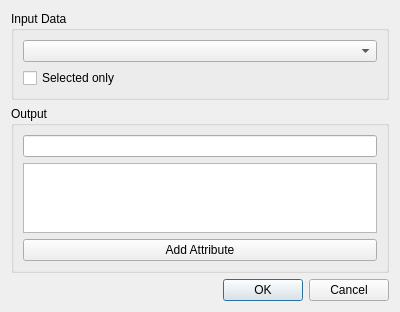
<?xml version="1.0" encoding="UTF-8"?>
<ui version="4.0">
 <class>GUIAddDatatoNewView</class>
 <widget class="QDialog" name="GUIAddDatatoNewView">
  <property name="geometry">
   <rect>
    <x>0</x>
    <y>0</y>
    <width>400</width>
    <height>307</height>
   </rect>
  </property>
  <property name="windowTitle">
   <string>Dialog</string>
  </property>
  <layout class="QVBoxLayout" name="verticalLayout">
   <item>
    <widget class="QGroupBox" name="groupBox">
     <property name="title">
      <string>Input Data</string>
     </property>
     <layout class="QVBoxLayout" name="verticalLayout_3">
      <item>
       <widget class="QComboBox" name="comboBox_views"/>
      </item>
      <item>
       <widget class="QCheckBox" name="checkBox_onlySelected">
        <property name="text">
         <string>Selected only</string>
        </property>
       </widget>
      </item>
     </layout>
    </widget>
   </item>
   <item>
    <widget class="QGroupBox" name="groupBox_2">
     <property name="title">
      <string>Output</string>
     </property>
     <layout class="QVBoxLayout" name="verticalLayout_2">
      <item>
       <widget class="QLineEdit" name="lineEdit"/>
      </item>
      <item>
       <widget class="QListWidget" name="listWidget"/>
      </item>
      <item>
       <widget class="QPushButton" name="pushButton">
        <property name="text">
         <string>Add Attribute</string>
        </property>
       </widget>
      </item>
     </layout>
    </widget>
   </item>
   <item>
    <widget class="QDialogButtonBox" name="buttonBox">
     <property name="orientation">
      <enum>Qt::Horizontal</enum>
     </property>
     <property name="standardButtons">
      <set>QDialogButtonBox::Cancel|QDialogButtonBox::Ok</set>
     </property>
    </widget>
   </item>
  </layout>
 </widget>
 <resources/>
 <connections>
  <connection>
   <sender>buttonBox</sender>
   <signal>accepted()</signal>
   <receiver>GUIAddDatatoNewView</receiver>
   <slot>accept()</slot>
   <hints>
    <hint type="sourcelabel">
     <x>248</x>
     <y>254</y>
    </hint>
    <hint type="destinationlabel">
     <x>157</x>
     <y>274</y>
    </hint>
   </hints>
  </connection>
  <connection>
   <sender>buttonBox</sender>
   <signal>rejected()</signal>
   <receiver>GUIAddDatatoNewView</receiver>
   <slot>reject()</slot>
   <hints>
    <hint type="sourcelabel">
     <x>316</x>
     <y>260</y>
    </hint>
    <hint type="destinationlabel">
     <x>286</x>
     <y>274</y>
    </hint>
   </hints>
  </connection>
 </connections>
</ui>
